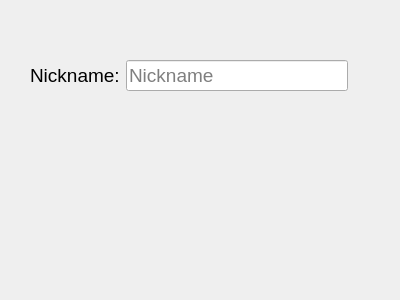
<?xml version="1.0" encoding="UTF-8"?>
<ui version="4.0">
 <class>Form</class>
 <widget class="QWidget" name="Form">
  <property name="geometry">
   <rect>
    <x>0</x>
    <y>0</y>
    <width>400</width>
    <height>300</height>
   </rect>
  </property>
  <property name="windowTitle">
   <string>Form</string>
  </property>
  <widget class="QWidget" name="gridLayoutWidget">
   <property name="geometry">
    <rect>
     <x>30</x>
     <y>60</y>
     <width>331</width>
     <height>161</height>
    </rect>
   </property>
   <layout class="QGridLayout" name="gridLayout">
    <item row="3" column="0">
     <widget class="QLabel" name="label_3">
      <property name="text">
       <string/>
      </property>
     </widget>
    </item>
    <item row="3" column="2">
     <widget class="QLabel" name="label_4">
      <property name="text">
       <string/>
      </property>
     </widget>
    </item>
    <item row="2" column="1">
     <widget class="QLineEdit" name="lineEdit">
      <property name="font">
       <font>
        <pointsize>14</pointsize>
       </font>
      </property>
      <property name="placeholderText">
       <string>Nickname</string>
      </property>
     </widget>
    </item>
    <item row="2" column="0">
     <widget class="QLabel" name="label_7">
      <property name="font">
       <font>
        <pointsize>14</pointsize>
       </font>
      </property>
      <property name="text">
       <string>Nickname:</string>
      </property>
     </widget>
    </item>
   </layout>
  </widget>
 </widget>
 <resources/>
 <connections/>
</ui>
